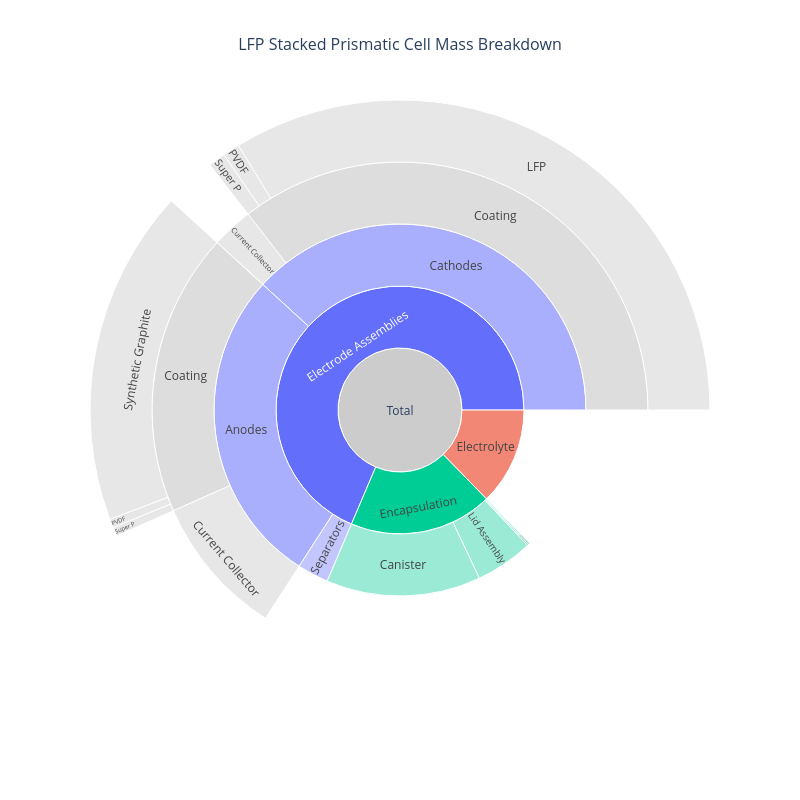

The notebook cell this image was saved under:
### Code cell
cell.plot_mass_breakdown(width=800, height=800)

### Figure 1 — Plotly figure (JSON) as saved in the notebook; plotly's stock layout.template omitted (floating-point values rounded to 4 significant figures)
{"data": [{"branchvalues": "total", "customdata": ["<b>Total</b><br>13531.32 g", "<b>Electrode Assemblies</b><br>9282.08 g<br>68.6% of total", "<b>Anodes</b><br>3743.48 g<br>27.7% of total", "<b>Coating</b><br>2496.22 g<br>18.4% of total", "<b>Synthetic Graphite</b><br>2371.40 g<br>17.5% of total", "<b>PVDF</b><br>62.41 g<br>0.5% of total", "<b>Super P</b><br>62.41 g<br>0.5% of total", "<b>Current Collector</b><br>1247.26 g<br>9.2% of total", "<b>Cathodes</b><br>5170.21 g<br>38.2% of total", "<b>Coating</b><br>4803.85 g<br>35.5% of total", "<b>LFP</b><br>4563.65 g<br>33.7% of total", "<b>PVDF</b><br>120.10 g<br>0.9% of total", "<b>Super P</b><br>120.10 g<br>0.9% of total", "<b>Current Collector</b><br>364.26 g<br>2.7% of total", "<b>Electrical Insulation</b><br>2.10 g<br>0.0% of total", "<b>Separators</b><br>368.39 g<br>2.7% of total", "<b>Electrolyte</b><br>1720.61 g<br>12.7% of total", "<b>Encapsulation</b><br>2528.63 g<br>18.7% of total", "<b>Cathode Terminal Connector</b><br>17.58 g<br>0.1% of total", "<b>Anode Terminal Connector</b><br>17.58 g<br>0.1% of total", "<b>Lid Assembly</b><br>676.98 g<br>5.0% of total", "<b>Canister</b><br>1816.49 g<br>13.4% of total"], "hovertemplate": "%{customdata}<extra></extra>", "ids": ["Total", "Electrode Assemblies", "Electrode Assemblies/Anodes", "Electrode Assemblies/Anodes/Coating", "Electrode Assemblies/Anodes/Coating/Synthetic Graphite", "Electrode Assemblies/Anodes/Coating/PVDF", "Electrode Assemblies/Anodes/Coating/Super P", "Electrode Assemblies/Anodes/Current Collector", "Electrode Assemblies/Cathodes", "Electrode Assemblies/Cathodes/Coating", "Electrode Assemblies/Cathodes/Coating/LFP", "Electrode Assemblies/Cathodes/Coating/PVDF", "Electrode Assemblies/Cathodes/Coating/Super P", "Electrode Assemblies/Cathodes/Current Collector", "Electrode Assemblies/Cathodes/Electrical Insulation", "Electrode Assemblies/Separators", "Electrolyte", "Encapsulation", "Encapsulation/Cathode Terminal Connector", "Encapsulation/Anode Terminal Connector", "Encapsulation/Lid Assembly", "Encapsulation/Canister"], "labels": ["Total", "Electrode Assemblies", "Anodes", "Coating", "Synthetic Graphite", "PVDF", "Super P", "Current Collector", "Cathodes", "Coating", "LFP", "PVDF", "Super P", "Current Collector", "Electrical Insulation", "Separators", "Electrolyte", "Encapsulation", "Cathode Terminal Connector", "Anode Terminal Connector", "Lid Assembly", "Canister"], "marker": {"colors": ["#CCCCCC", "#636EFA", "#a9affc", "#DDDDDD", "#DDDDDD", "#DDDDDD", "#DDDDDD", "#DDDDDD", "#a9affc", "#DDDDDD", "#DDDDDD", "#DDDDDD", "#DDDDDD", "#DDDDDD", "#DDDDDD", "#a9affc", "#EF553B", "#00CC96", "#72e2c5", "#72e2c5", "#72e2c5", "#72e2c5"]}, "parents": ["", "Total", "Electrode Assemblies", "Electrode Assemblies/Anodes", "Electrode Assemblies/Anodes/Coating", "Electrode Assemblies/Anodes/Coating", "Electrode Assemblies/Anodes/Coating", "Electrode Assemblies/Anodes", "Electrode Assemblies", "Electrode Assemblies/Cathodes", "Electrode Assemblies/Cathodes/Coating", "Electrode Assemblies/Cathodes/Coating", "Electrode Assemblies/Cathodes/Coating", "Electrode Assemblies/Cathodes", "Electrode Assemblies/Cathodes", "Electrode Assemblies", "Total", "Total", "Encapsulation", "Encapsulation", "Encapsulation", "Encapsulation"], "type": "sunburst", "values": [13530.0, 9282.0, 3743.0, 2496.0, 2371.0, 62.41, 62.41, 1247.0, 5170.0, 4804.0, 4564.0, 120.1, 120.1, 364.3, 2.1, 368.4, 1721.0, 2529.0, 17.58, 17.58, 677.0, 1816.0]}], "layout": {"font": {"size": 12}, "height": 800, "title": {"font": {"size": 16}, "text": "LFP Stacked Prismatic Cell Mass Breakdown", "x": 0.5}, "width": 800}}
